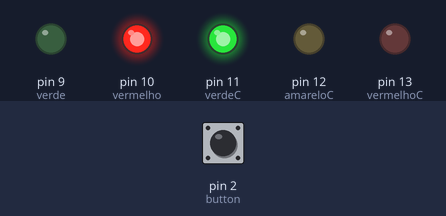
The sketch below on a simulated Arduino Uno, built with avr-gcc and run on an emulated ATmega328P. Parts: output pins drawn as LEDs (lit = HIGH). The inputs (shaded band) are chosen by the test bench; at power-on: pin 2 (button) LOW.

Above: at 1.2 s.
1.3 s: pin 2 (button) pulled HIGH for 0.15 s
At 7.2 s:
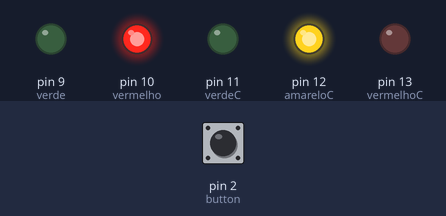
At 10.7 s:
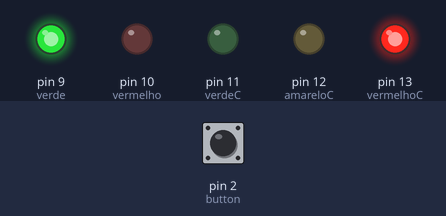
13.4 s: pin 2 (button) pulled HIGH for 1 s
At 20.1 s:
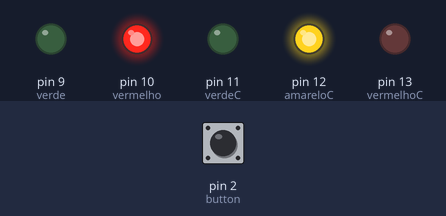
Timing chart, 0 to 21.6 s (numbered marks = the images above; inputs shaded):
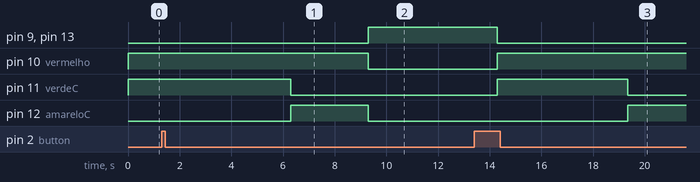

Measured:
- after the input at 1.3 s, pin 9 (verde), pin 13 (vermelhoC): LOW → HIGH after 8.0 s; pin 10 (vermelho): HIGH → LOW after 8.0 s; pin 11 (verdeC): HIGH → LOW after 5.0 s; pin 12 (amareloC): LOW → HIGH after 5.0 s, → LOW 3.0 s later
- after the input at 13.4 s, pin 12 (amareloC): LOW → HIGH after 6.0 s

The sketch:

1_semaforo_com_botao.ino
```cpp
int button = 2;
int vermelhoC = 13, amareloC =12, verdeC = 11;
int vermelho = 10, verde = 9;

void setup()
{
  pinMode(vermelhoC, OUTPUT);
  pinMode(amareloC, OUTPUT);
  pinMode(verdeC, OUTPUT);
  pinMode(button, INPUT);
  pinMode(verde, OUTPUT);
  pinMode(vermelho, OUTPUT);
}

void loop()
{
   int buttonstart, i,j;
    digitalWrite(vermelho, HIGH);
    digitalWrite(verdeC, HIGH);
  for (j=0; j<= 800;j++){
    delay(50);
    for (i=0;i <= 5;i++){
      buttonstart = digitalRead(button);
      if ( buttonstart == HIGH ){
        delay(5000);
        digitalWrite(verdeC, LOW);
        j=999;

        break;
      }
    }
  }
    digitalWrite(verdeC, LOW);
    digitalWrite(amareloC, HIGH);
    delay(3000);
    digitalWrite(amareloC, LOW);

    digitalWrite(vermelhoC, HIGH);
    digitalWrite(vermelho, LOW);
    digitalWrite(verde, HIGH);
    delay(5000);
    digitalWrite(vermelhoC, LOW);
    digitalWrite(verde, LOW);

}
```
